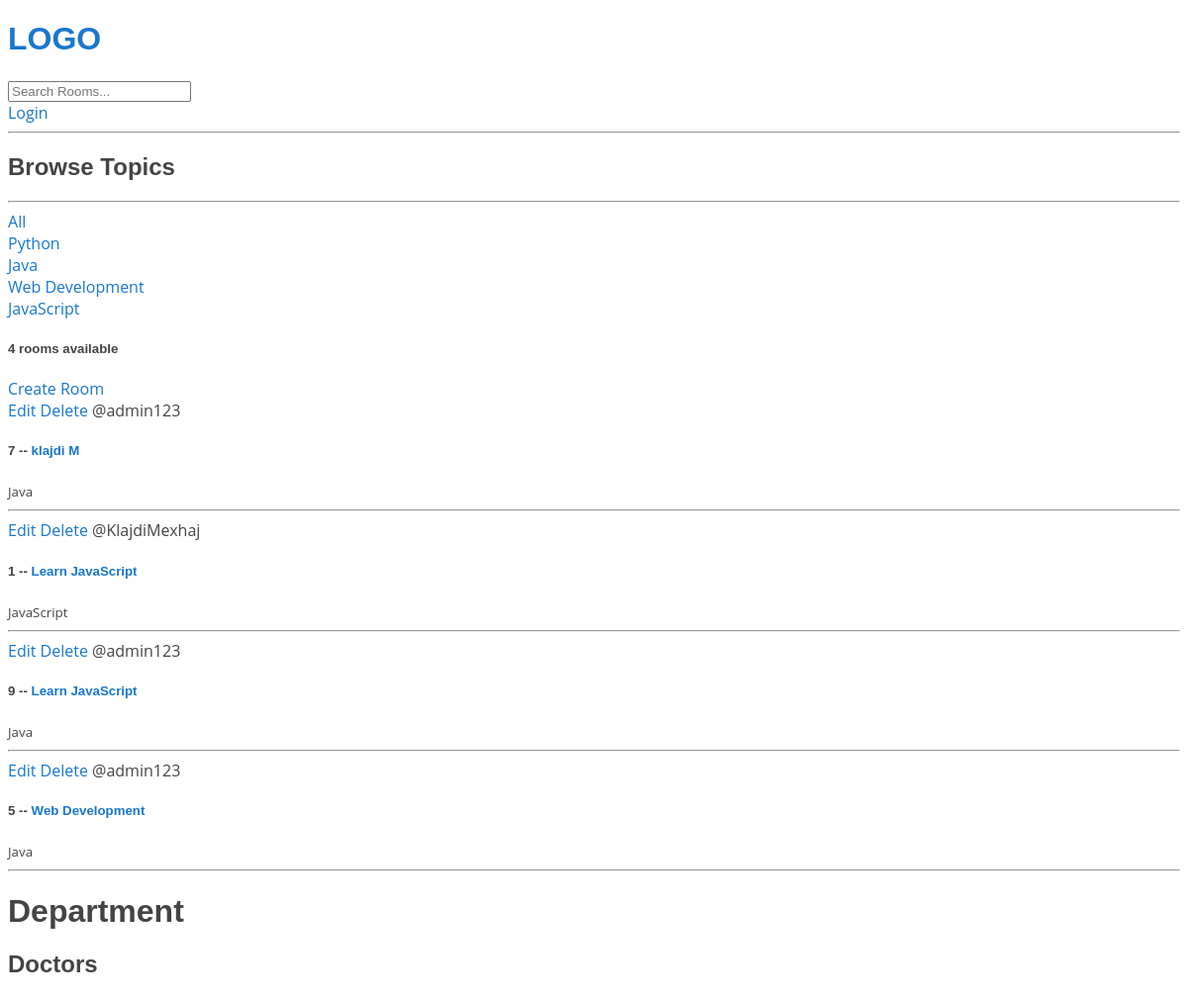
Screenshot of /?q=Java with the database file from the repository.
### appSalus/models.py (models this page shows, shortened)
class Topic(models.Model):
    name = models.CharField(max_length=200)

class Room(models.Model):
    host = models.ForeignKey(User, on_delete=models.SET_NULL, null=True)
    topic = models.ForeignKey(Topic, on_delete=models.SET_NULL, null=True)
    name = models.CharField(max_length=200,blank=True)
    description = models.TextField(null=True, blank=True)
    participants = models.ManyToManyField(User,related_name='participants',blank=True)
    updated = models.DateTimeField(auto_now=True)
    created = models.DateTimeField(auto_now_add=True)
    class Meta:
        ordering = ['-updated','-created']

### appSalus/views.py (the view)
# urls.py: 2. Add a URL to urlpatterns:  path('', views.home, name='home')
def home(request):
    q = request.GET.get('q') if request.GET.get('q') != None else ''
    rooms = Room.objects.filter(
        Q(topic__name__icontains=q) |
        Q(name__icontains=q) |
        Q(description__icontains=q)
        )
    topics = Topic.objects.all()
    room_count = rooms.count()
    context = {'rooms':rooms,'topics':topics, 'room_count':room_count}
    return render(request,"home.html",context)

### appSalus/templates/home.html (shortened to what this page needs)
<!DOCTYPE html>
{% extends 'base/index.html' %}
{% load static %}
{% block content %}
<div class="home-container">
    <div>
        <h2>Browse Topics</h2>
        <hr>
        <div>
            <a href="{% url 'home' %}">All</a>
        </div>
        {% for topic in topics %}
        <div>
            <a href="{% url 'home' %}?q={{topic.name}}">{{topic.name}}</a>
        </div>
        {% endfor %}
    </div>
<div>
    <h5>{{room_count}} rooms available</h5>
    <a href="{% url 'create-room' %}">Create Room</a>
    <div>
        {% for room in rooms %}
        <div>
            <a href="{% url 'update-room' room.id %}">Edit</a>
            <a href="{% url 'delete-room' room.id %}">Delete</a>
            <span>@{{room.host.username}}</span>
            <h5>{{room.id}} -- <a href="{% url 'room' room.id %}">{{room.name}}</a></h5>
            <small>{{room.topic.name}}</small>
            <hr>
        </div>
        {% endfor %}
    </div>
</div>
</div>
<h1>{{ department.name }} Department</h1>
    <h2>Doctors</h2>
{% endblock content %}

### appSalus/static/css/style.css (style rules this page uses)
body { font-family: "Open Sans", sans-serif; color: #444444; }
a { color: #1977cc; text-decoration: none; }
h1, h2, h3, h4, h5, h6 { font-family: "Raleway", sans-serif; }
*,*:after,*:before { -webkit-box-sizing: border-box; -moz-box-sizing: border-box; -ms-box-sizing:border-box; box-sizing: border-box; }

### rows the page displays
Topic: name "Python"
Topic: name "Java"
Topic: name "Web Development"
Topic: name "JavaScript"
Room: host.username "admin123", id "7", name "klajdi M", topic.name "Java"
Room: host.username "KlajdiMexhaj", id "1", name "Learn JavaScript", topic.name "JavaScript"
Room: host.username "admin123", id "9", name "Learn JavaScript", topic.name "Java"
Room: host.username "admin123", id "5", name "Web Development", topic.name "Java"

### other values shown
{{ room_count }} "4"
